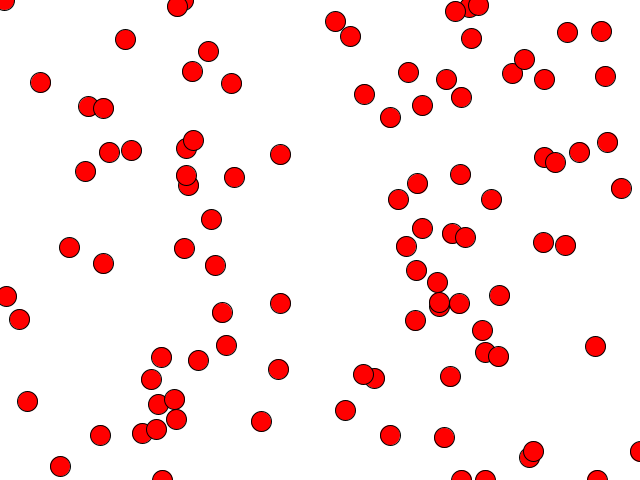
Frame 1 (no input)
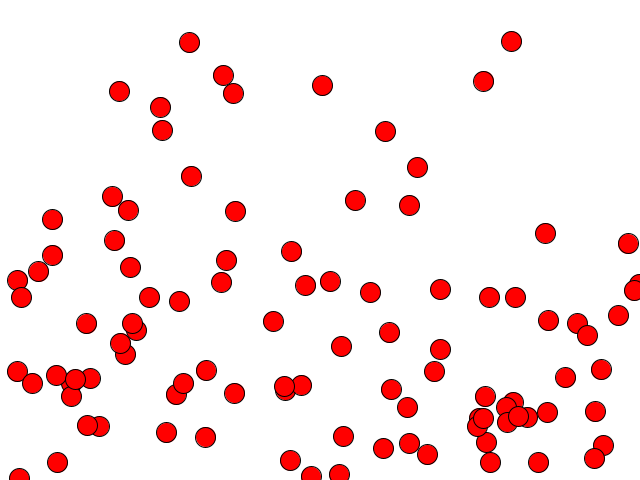
Frame 60 (the mouse pressed at the canvas centre just before this capture)
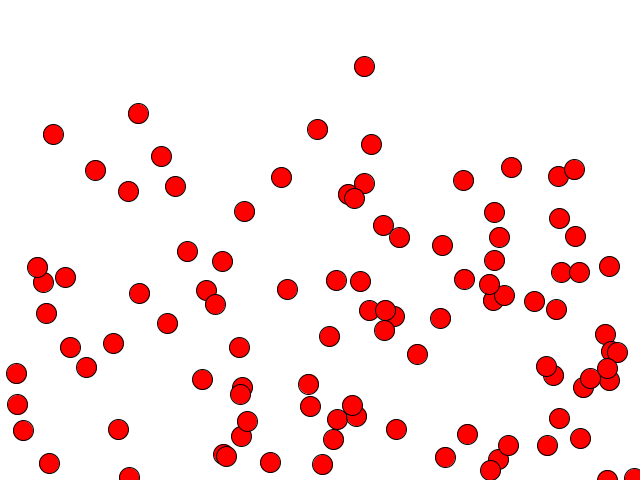
Frame 120 (the mouse held since frame 60 and released just before this capture)

The Processing sketch that drew these frames (run headless with seeded random() and noise(); from frame 60 on, the mouse is pressed at the canvas centre):

// Processing sketch: Processing_Assignment_5
// ── Processing_Assignment_5.pde
double timePerFrame;
double time;

int numBalls = 100;

Ball[] balls = new Ball[numBalls];

void setup () {
	size(640, 480);
	frameRate(120);
	// b = new Ball();
	for (int i = 0; i < numBalls; ++i) {
		balls[i] = new Ball();
	}
}

void draw () {
	int currentTime = millis();
	timePerFrame = (currentTime - time) * 0.001f;

	background(255,255,255);
	
	for (int i = 0; i < balls.length; ++i) {
		Ball ball = balls[i];
		ball.move();
		ball.bounce();
		ball.display();
	}


	time = currentTime;
}

class Ball {
	PVector ballPos, ballVel;
	double acceleration = 600;

	Ball() {
		ballPos = new PVector(random(width),random(height));
		ballVel = new PVector(random(-500, 500),random(-500, 500));
	}

	void move() {
		ballPos.x += timePerFrame * ballVel.x;
		ballPos.y += timePerFrame * ballVel.y;
		ballVel.y += timePerFrame * acceleration;
	}

	void bounce() {
		if (ballPos.x > width) {
			ballPos.x -= width;
		}
		
		if (ballPos.x < 0) {
			ballPos.x = width;
		}

		if (ballPos.y > height) {
			ballVel.y *= -0.9;
			ballVel.x *= 0.9;
			ballPos.y = height;

		}

		if (ballPos.y < 0) {
			ballVel.y *= -0.9;
			ballPos.y = 0;
		}
	}

	void display() {
		fill(255,0,0);
		ellipse(ballPos.x, ballPos.y, 20, 20);
	}

}

	// Alternate boundary check
	// float dY = (vY * frameTime);
	// if (posY + dY > height) {
	// 	dY -= posY - height;
	// 	vY = -vY;
	// }
